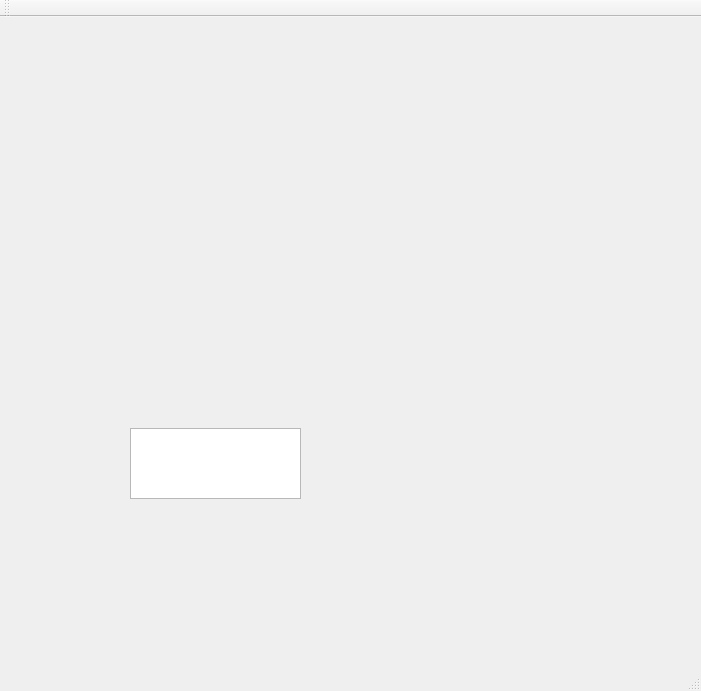
<?xml version="1.0" encoding="UTF-8"?>
<ui version="4.0">
 <class>MainWindow</class>
 <widget class="QMainWindow" name="MainWindow">
  <property name="geometry">
   <rect>
    <x>0</x>
    <y>0</y>
    <width>701</width>
    <height>691</height>
   </rect>
  </property>
  <property name="windowTitle">
   <string>MainWindow</string>
  </property>
  <widget class="QWidget" name="centralWidget">
   <widget class="QGraphicsView" name="graphicsView">
    <property name="geometry">
     <rect>
      <x>130</x>
      <y>411</y>
      <width>171</width>
      <height>71</height>
     </rect>
    </property>
   </widget>
  </widget>
  <widget class="QMenuBar" name="menuBar">
   <property name="geometry">
    <rect>
     <x>0</x>
     <y>0</y>
     <width>701</width>
     <height>25</height>
    </rect>
   </property>
  </widget>
  <widget class="QToolBar" name="mainToolBar">
   <attribute name="toolBarArea">
    <enum>TopToolBarArea</enum>
   </attribute>
   <attribute name="toolBarBreak">
    <bool>false</bool>
   </attribute>
  </widget>
  <widget class="QStatusBar" name="statusBar"/>
 </widget>
 <layoutdefault spacing="6" margin="11"/>
 <resources/>
 <connections/>
</ui>
